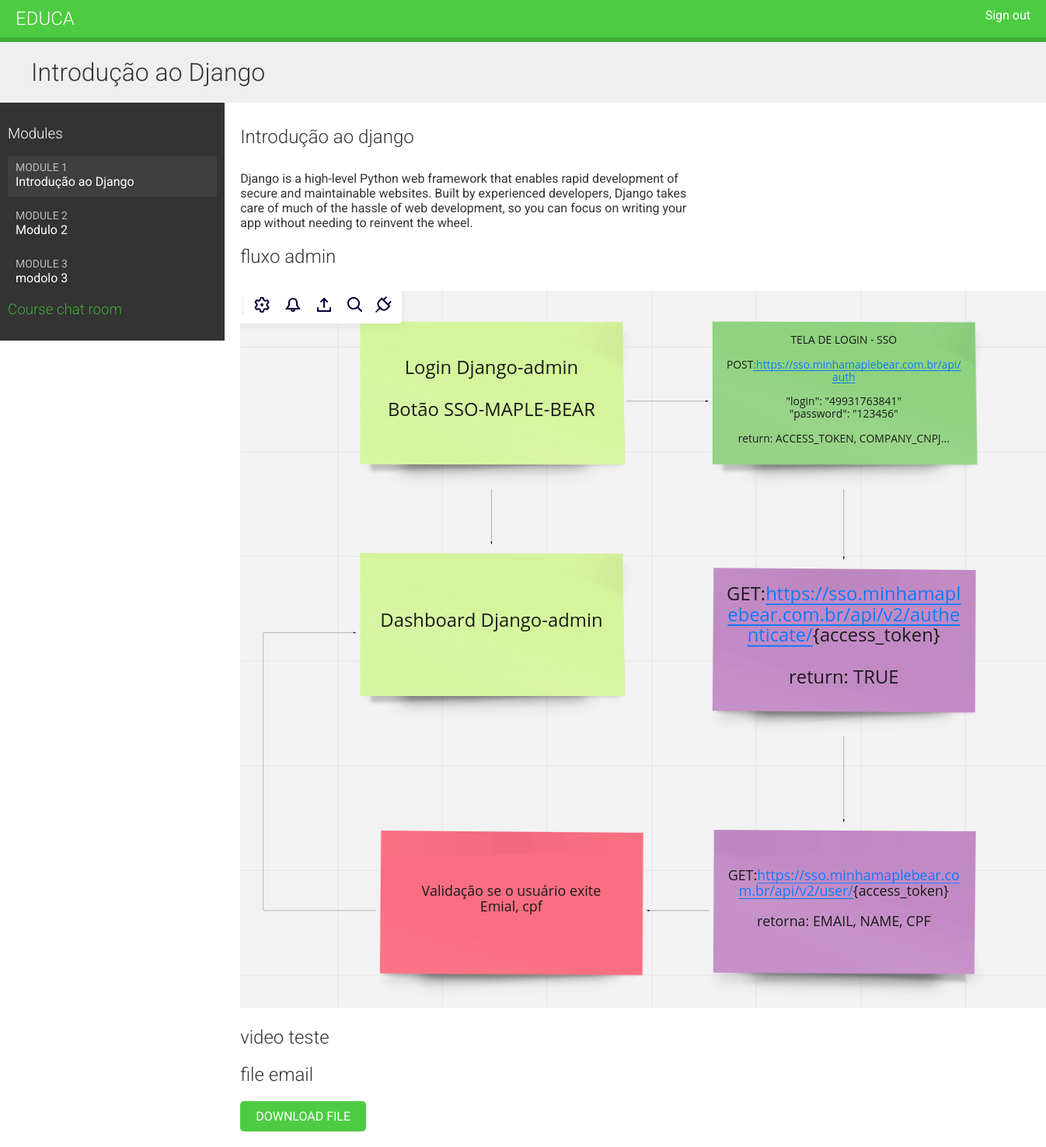
Page /students/course/1/ (signed in) on the committed database.
### courses/models.py (models this page shows, shortened)
class Module(models.Model):
    course = models.ForeignKey(Course, related_name='modules', on_delete=models.CASCADE)
    title = models.CharField(max_length=255)
    description = models.TextField(blank=True)
    order = OrderField(blank=True, for_fields=['course'])
    class meta:
        ordering = ['order']
    def __str__(self):
        return '{}. {}'.format(self.order, self.title)

class Content(models.Model):
    module = models.ForeignKey(Module, related_name='contents', on_delete=models.CASCADE)
    content_type = models.ForeignKey(
        ContentType,
        on_delete=models.CASCADE,
        limit_choices_to={'model__in': ('text', 'video', 'image', 'file')}
    )
    object_id = models.PositiveIntegerField()
    item = GenericForeignKey('content_type', 'object_id')
    order = OrderField(blank=True, for_fields=['module'])
    class meta:
        ordering = ['order']

class ItemBase(models.Model):
    owner = models.ForeignKey(User, related_name='%(class)s_related', on_delete=models.CASCADE)
    title = models.CharField(max_length=250)
    created = models.DateTimeField(auto_now_add=True)
    updated = models.DateTimeField(auto_now=True)
    class Meta:
        abstract = True
    def render(self):
        return render_to_string(f'courses/content/{self._meta.model_name}.html', {'item': self})

class Text(ItemBase):
    content = models.TextField()

class Image(ItemBase):
    file = models.FileField(upload_to='images')

class Video(ItemBase):
    url = models.URLField()

class File(ItemBase):
    file = models.FileField(upload_to='files')

### students/views.py (the view)
# urls.py: path('course/<pk>/', cache_page(60 * 5)(views.StudentCourseDetailView.as_view()), name='student_course_detail'),
class StudentCourseDetailView(DetailView):
     model = Course
     template_name = 'students/course/detail.html'
     def get_queryset(self):
          qs = super().get_queryset()
          return qs.filter(students__in=[self.request.user])
     def get_context_data(self, **kwargs):
          context = super().get_context_data(**kwargs)
          course = self.get_object()
          if 'module_id' in self.kwargs:
               module = course.modules.get(id=self.kwargs['module_id'])
               context['module'] = module
          else:
               context['module'] = course.modules.all()[0]
          return context

### students/templates/students/course/detail.html (shortened to what this page needs)
{% extends "base.html" %}
{% load cache %}
{% block content %}
  <h1>
    {{ module.title }}
  </h1>
  <div class="contents">
    <h3>Modules</h3>
    <ul id="modules">
      {% for m in object.modules.all %}
        <li data-id="{{ m.id }}" {% if m == module %}class="selected"{% endif %}>
          <a href="{% url 'student_course_detail_module' object.id m.id %}">
            <span>
              Module <span class="order">{{ m.order|add:1 }}</span>
            </span>
            <br>
            {{ m.title }}
          </a>
        </li>
      {% empty %}
        <li>No modules yet.</li>
      {% endfor %}
    </ul>
    <h3>
      <a href="{% url 'chat:course_chat_room' object.id %}">
        Course chat room
      </a>
    </h3>
  </div>
  <div class="module">
    {% cache 600 module_contents request.LANGUAGE_CODE module %}
      {% for content in module.contents.all %}
        {% with item=content.item %}
          <h2>{{ item.title }}</h2>
          {{ item.render }}
        {% endwith %}
      {% endfor %}
    {% endcache %}
  </div>
{% endblock %}

### courses/templates/base.html (shortened to what this page needs)
{% load static %}
<!DOCTYPE html>
<html>
<head>
  <link href="{% static 'css/base.css' %}" rel="stylesheet">
</head>
<body>
  <div id="header">
    <a href="/" class="logo">Educa</a>
    <ul class="menu">
      {% if request.user.is_authenticated %}
        <li><a href="{% url 'logout' %}">Sign out</a></li>
      {% else %}
        <li><a href="{% url 'login' %}">Sign in</a></li>
      {% endif %}
    </ul>
  </div>
  <div id="content">
    {% block content %}
    {% endblock %}
  </div>
</body>
</html>

### courses/templates/courses/content/text.html
{{ item.content|linebreaks }}

### courses/templates/courses/content/image.html
<p><img src="{{ item.file.url }}" alt="{{ item.title }}"></p>

### courses/templates/courses/content/video.html (shortened to what this page needs)
{% load embed_video_tags %}

### courses/templates/courses/content/file.html
<p><a href="{{ item.file.url }}" class="button">Download file</a></p>

### courses/static/css/base.css (style rules this page uses)
body { margin:0; font-family:'Roboto', sans-serif; font-weight:400; color:#333; }
a { color:#3fad37; text-decoration:none; }
ul { float:left; }
h1, h2, h3, h4, h5, h6 { font-family:'Roboto', sans-serif; font-weight:300; }
h1 { background:#efefef; width:100%; overflow:auto; padding:20px 0 20px 40px; margin:0; }
.module { padding:10px 20px; float:left; width:600px; }
.module p { margin:10px 0 20px; width:100%; float:left; }
#header { background:#4dcc43; overflow:auto; padding:10px 20px; border-bottom:6px solid #3fad37; }
#header .logo { text-decoration:none; font-family:'Roboto', sans-serif; font-weight:300; text-transform:uppercase; font-size:24px; color:#fff; float:left; }
#header a { color:#fff; }
#header .menu { list-style:none; float:right; margin:0; padding:0; }
.contents { width:20%; padding:10px; float:left; background:#333; color: #fff; font-family:'Roboto', sans-serif; }
.contents ul { list-style:none; margin:0; padding:0; width:100%; }
.contents ul li { margin:0 0 10px 0; padding:4px 10px 10px; overflow:auto; cursor:move; }
.contents ul li.selected { background:#3f3f3f; }
.contents ul span { text-transform:uppercase; color:#bbb; font-size:14px; }
.contents ul a { display:block; color:#fff; text-decoration:none; }
input[type=submit], a.button { border-radius:5px; background:#4dcc43; color:#fff; font-size:16px; text-transform:uppercase; border:none; padding:10px 20px; margin:20px 0; }

### rows in the picture
Module: title "Introdução ao Django", order|add "1"
Module: order|add "2", title "Modulo 2"
Module: order|add "3", title "modolo 3"
Content: item "Introdução ao django", item.content "Django is a high-level Python web framework that enables rapid development of secure and maintainable websites. Built by experienced developers, Django takes care of much of the hassle of web development, so you can focus on writing your app without needing to reinvent the wheel."
Content: item "fluxo admin", item.file (picture)
Content: item "video teste"
Content: item "file email"
